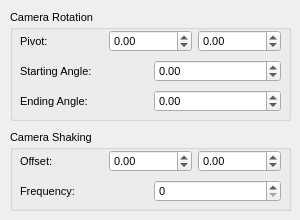
      <widget class="QWidget" name="tab_animation_camera">
       <attribute name="title">
        <string>Camera</string>
       </attribute>
       <widget class="QGroupBox" name="grpCameraRotation">
        <property name="geometry">
         <rect>
          <x>10</x>
          <y>10</y>
          <width>281</width>
          <height>111</height>
         </rect>
        </property>
        <property name="font">
         <font>
          <pointsize>8</pointsize>
         </font>
        </property>
        <property name="title">
         <string>Camera Rotation</string>
        </property>
        <widget class="QWidget" name="layoutWidget8">
         <property name="geometry">
          <rect>
           <x>10</x>
           <y>20</y>
           <width>261</width>
           <height>22</height>
          </rect>
         </property>
         <layout class="QHBoxLayout" name="horizontalLayout_6">
          <item>
           <widget class="QLabel" name="lblPivot">
            <property name="text">
             <string>Pivot:</string>
            </property>
           </widget>
          </item>
          <item>
           <widget class="QDoubleSpinBox" name="dsbCameraRotationPivotX">
            <property name="minimum">
             <double>-50000.000000000000000</double>
            </property>
            <property name="maximum">
             <double>50000.000000000000000</double>
            </property>
           </widget>
          </item>
          <item>
           <widget class="QDoubleSpinBox" name="dsbCameraRotationPivotY">
            <property name="minimum">
             <double>-5000.000000000000000</double>
            </property>
            <property name="maximum">
             <double>5000.000000000000000</double>
            </property>
           </widget>
          </item>
         </layout>
        </widget>
        <widget class="QWidget" name="layoutWidget9">
         <property name="geometry">
          <rect>
           <x>10</x>
           <y>50</y>
           <width>261</width>
           <height>22</height>
          </rect>
         </property>
         <layout class="QHBoxLayout" name="horizontalLayout_7">
          <item>
           <widget class="QLabel" name="lblStartingAngle">
            <property name="text">
             <string>Starting Angle:</string>
            </property>
           </widget>
          </item>
          <item>
           <widget class="QDoubleSpinBox" name="dsbCameraRotationStartingAngle">
            <property name="minimum">
             <double>-1000000.000000000000000</double>
            </property>
            <property name="maximum">
             <double>1000000.000000000000000</double>
            </property>
           </widget>
          </item>
         </layout>
        </widget>
        <widget class="QWidget" name="layoutWidget">
         <property name="geometry">
          <rect>
           <x>10</x>
           <y>80</y>
           <width>261</width>
           <height>22</height>
          </rect>
         </property>
         <layout class="QHBoxLayout" name="horizontalLayout_8">
          <item>
           <widget class="QLabel" name="lblEndingAngle">
            <property name="text">
             <string>Ending Angle:</string>
            </property>
           </widget>
          </item>
          <item>
           <widget class="QDoubleSpinBox" name="dsbCameraRotationEndingAngle">
            <property name="minimum">
             <double>-1000000.000000000000000</double>
            </property>
            <property name="maximum">
             <double>1000000.000000000000000</double>
            </property>
           </widget>
          </item>
         </layout>
        </widget>
       </widget>
       <widget class="QGroupBox" name="grpCameraShaking">
        <property name="geometry">
         <rect>
          <x>10</x>
          <y>130</y>
          <width>281</width>
          <height>81</height>
         </rect>
        </property>
        <property name="font">
         <font>
          <pointsize>8</pointsize>
         </font>
        </property>
        <property name="title">
         <string>Camera Shaking</string>
        </property>
        <widget class="QWidget" name="layoutWidget_2">
         <property name="geometry">
          <rect>
           <x>10</x>
           <y>20</y>
           <width>261</width>
           <height>22</height>
          </rect>
         </property>
         <layout class="QHBoxLayout" name="horizontalLayout_9">
          <item>
           <widget class="QLabel" name="lblCameraShakingOffset">
            <property name="text">
             <string>Offset:</string>
            </property>
           </widget>
          </item>
          <item>
           <widget class="QDoubleSpinBox" name="dsbCameraShakingOffsetX">
            <property name="minimum">
             <double>-50000.000000000000000</double>
            </property>
            <property name="maximum">
             <double>50000.000000000000000</double>
            </property>
           </widget>
          </item>
          <item>
           <widget class="QDoubleSpinBox" name="dsbCameraShakingOffsetY">
            <property name="minimum">
             <double>-5000.000000000000000</double>
            </property>
            <property name="maximum">
             <double>5000.000000000000000</double>
            </property>
           </widget>
          </item>
         </layout>
        </widget>
        <widget class="QWidget" name="layoutWidget_3">
         <property name="geometry">
          <rect>
           <x>10</x>
           <y>50</y>
           <width>261</width>
           <height>22</height>
          </rect>
         </property>
         <layout class="QHBoxLayout" name="horizontalLayout_10">
          <item>
           <widget class="QLabel" name="lblCameraShakingFrequency">
            <property name="text">
             <string>Frequency:</string>
            </property>
           </widget>
          </item>
          <item>
           <widget class="QSpinBox" name="sbCameraShakingFrequency">
            <property name="maximum">
             <number>100000</number>
            </property>
           </widget>
          </item>
         </layout>
        </widget>
       </widget>
      </widget>
